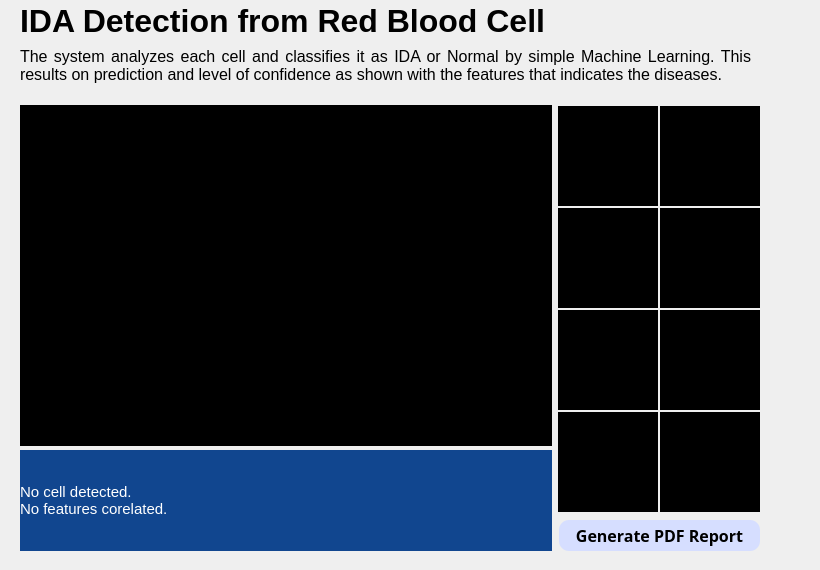
    <widget class="QWidget" name="detect_page">
     <widget class="QLabel" name="label_3">
      <property name="geometry">
       <rect>
        <x>20</x>
        <y>0</y>
        <width>791</width>
        <height>41</height>
       </rect>
      </property>
      <property name="font">
       <font>
        <pointsize>24</pointsize>
        <weight>75</weight>
        <bold>true</bold>
       </font>
      </property>
      <property name="text">
       <string>IDA Detection from Red Blood Cell</string>
      </property>
     </widget>
     <widget class="QLabel" name="label_10">
      <property name="geometry">
       <rect>
        <x>20</x>
        <y>40</y>
        <width>731</width>
        <height>51</height>
       </rect>
      </property>
      <property name="font">
       <font>
        <pointsize>12</pointsize>
       </font>
      </property>
      <property name="text">
       <string>The system analyzes each cell and classifies it as IDA or Normal by simple Machine Learning. This results on prediction and level of confidence as shown with the features that indicates the diseases.</string>
      </property>
      <property name="alignment">
       <set>Qt::AlignJustify|Qt::AlignVCenter</set>
      </property>
      <property name="wordWrap">
       <bool>true</bool>
      </property>
     </widget>
     <widget class="QWidget" name="widget_5" native="true">
      <property name="geometry">
       <rect>
        <x>10</x>
        <y>90</y>
        <width>761</width>
        <height>471</height>
       </rect>
      </property>
      <property name="styleSheet">
       <string notr="true"/>
      </property>
      <widget class="QLabel" name="detectText">
       <property name="geometry">
        <rect>
         <x>10</x>
         <y>360</y>
         <width>532</width>
         <height>101</height>
        </rect>
       </property>
       <property name="font">
        <font>
         <pointsize>11</pointsize>
        </font>
       </property>
       <property name="autoFillBackground">
        <bool>false</bool>
       </property>
       <property name="styleSheet">
        <string notr="true">color: rgb(255,255,255);
background-color: rgb(17, 70, 143);
</string>
       </property>
       <property name="text">
        <string>No cell detected.
No features corelated.</string>
       </property>
       <property name="alignment">
        <set>Qt::AlignJustify|Qt::AlignVCenter</set>
       </property>
       <property name="wordWrap">
        <bool>true</bool>
       </property>
       <property name="margin">
        <number>5</number>
       </property>
       <property name="indent">
        <number>0</number>
       </property>
      </widget>
      <widget class="QPushButton" name="pdfBtn">
       <property name="geometry">
        <rect>
         <x>549</x>
         <y>430</y>
         <width>201</width>
         <height>31</height>
        </rect>
       </property>
       <property name="font">
        <font>
         <family>Malgun Gothic</family>
         <pointsize>12</pointsize>
         <weight>75</weight>
         <bold>true</bold>
        </font>
       </property>
       <property name="cursor">
        <cursorShape>PointingHandCursor</cursorShape>
       </property>
       <property name="styleSheet">
        <string notr="true">border:1px;
border-radius: 10px;
color: rgb(0,0,0);
background-color: rgb(214, 222, 255);</string>
       </property>
       <property name="text">
        <string>Generate PDF Report</string>
       </property>
      </widget>
      <widget class="QLabel" name="detectIm">
       <property name="geometry">
        <rect>
         <x>10</x>
         <y>15</y>
         <width>532</width>
         <height>341</height>
        </rect>
       </property>
       <property name="styleSheet">
        <string notr="true">background-color: rgb(0, 0, 0);</string>
       </property>
       <property name="text">
        <string/>
       </property>
      </widget>
      <widget class="QLabel" name="vizImage_6">
       <property name="geometry">
        <rect>
         <x>650</x>
         <y>220</y>
         <width>100</width>
         <height>100</height>
        </rect>
       </property>
       <property name="styleSheet">
        <string notr="true">background-color: rgb(0, 0, 0);</string>
       </property>
       <property name="text">
        <string/>
       </property>
      </widget>
      <widget class="QLabel" name="vizImage_5">
       <property name="geometry">
        <rect>
         <x>548</x>
         <y>220</y>
         <width>100</width>
         <height>100</height>
        </rect>
       </property>
       <property name="styleSheet">
        <string notr="true">background-color: rgb(0, 0, 0);</string>
       </property>
       <property name="text">
        <string/>
       </property>
      </widget>
      <widget class="QLabel" name="vizImage_1">
       <property name="geometry">
        <rect>
         <x>548</x>
         <y>16</y>
         <width>100</width>
         <height>100</height>
        </rect>
       </property>
       <property name="styleSheet">
        <string notr="true">background-color: rgb(0, 0, 0);</string>
       </property>
       <property name="text">
        <string/>
       </property>
      </widget>
      <widget class="QLabel" name="vizImage_4">
       <property name="geometry">
        <rect>
         <x>650</x>
         <y>118</y>
         <width>100</width>
         <height>100</height>
        </rect>
       </property>
       <property name="styleSheet">
        <string notr="true">background-color: rgb(0, 0, 0);</string>
       </property>
       <property name="text">
        <string/>
       </property>
      </widget>
      <widget class="QLabel" name="vizImage_2">
       <property name="geometry">
        <rect>
         <x>650</x>
         <y>16</y>
         <width>100</width>
         <height>100</height>
        </rect>
       </property>
       <property name="styleSheet">
        <string notr="true">background-color: rgb(0, 0, 0);</string>
       </property>
       <property name="text">
        <string/>
       </property>
      </widget>
      <widget class="QLabel" name="vizImage_3">
       <property name="geometry">
        <rect>
         <x>548</x>
         <y>118</y>
         <width>100</width>
         <height>100</height>
        </rect>
       </property>
       <property name="styleSheet">
        <string notr="true">background-color: rgb(0, 0, 0);</string>
       </property>
       <property name="text">
        <string/>
       </property>
      </widget>
      <widget class="QLabel" name="vizImage_7">
       <property name="geometry">
        <rect>
         <x>548</x>
         <y>322</y>
         <width>100</width>
         <height>100</height>
        </rect>
       </property>
       <property name="styleSheet">
        <string notr="true">background-color: rgb(0, 0, 0);</string>
       </property>
       <property name="text">
        <string/>
       </property>
      </widget>
      <widget class="QLabel" name="vizImage_8">
       <property name="geometry">
        <rect>
         <x>650</x>
         <y>322</y>
         <width>100</width>
         <height>100</height>
        </rect>
       </property>
       <property name="styleSheet">
        <string notr="true">background-color: rgb(0, 0, 0);</string>
       </property>
       <property name="text">
        <string/>
       </property>
      </widget>
     </widget>
    </widget>
